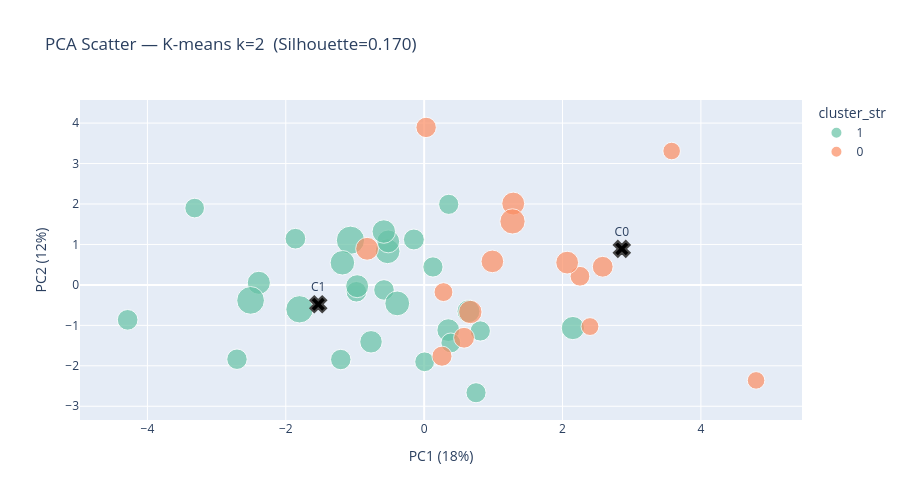

Notebook code for this chart:
### Code cell
# ---- 7.3 PCA Scatter ----
pca_plot = cluster_df[['pc1','pc2','cluster','total_complaints']].copy()
pca_plot['district'] = pca_plot.index
pca_plot['cluster_str'] = pca_plot['cluster'].astype(str)

fig = px.scatter(
    pca_plot, x='pc1', y='pc2',
    color='cluster_str', size='total_complaints', hover_name='district',
    title=f'PCA Scatter — K-means k={K}  (Silhouette={sil_avg:.3f})',
    labels={'pc1':f'PC1 ({pca.explained_variance_ratio_[0]:.0%})',
            'pc2':f'PC2 ({pca.explained_variance_ratio_[1]:.0%})'},
    color_discrete_sequence=px.colors.qualitative.Set2,
)
centroids_pca = pca.transform(kmeans.cluster_centers_)
for k, (cx, cy) in enumerate(centroids_pca):
    fig.add_scatter(x=[cx], y=[cy], mode='markers+text',
        marker=dict(symbol='x', size=14, color='black', line_width=2),
        text=[f'C{k}'], textposition='top center', showlegend=False)
fig.update_layout(height=500)
fig.show()

### Figure 1 — Plotly figure (JSON) as saved in the notebook; plotly's stock layout.template omitted (floating-point values rounded to 4 significant figures)
{"data": [{"hovertemplate": "<b>%{hovertext}</b><br><br>cluster_str=1<br>PC1 (18%)=%{x}<br>PC2 (12%)=%{y}<br>total_complaints=%{marker.size}<extra></extra>", "hovertext": ["คลองสาน", "คันนายาว", "จตุจักร", "จอมทอง", "ดอนเมือง", "ดินแดง", "บางกอกน้อย", "บางกอกใหญ่", "บางขุนเทียน", "บางซื่อ", "บางเขน", "บึงกุ่ม-รามคำแหง", "ปทุมวัน", "ประเวศ", "ป้อมปราบศัตรูพ่าย", "พญาไท", "พระนคร", "พระโขนง", "ภาษีเจริญ", "มีนบุรี", "ยานนาวา", "ราชเทวี", "ราษฎร์บูรณะ", "ลาดกระบัง", "ลาดพร้าว", "สัมพันธวงศ์", "หนองแขม", "ห้วยขวาง"], "legendgroup": "1", "marker": {"color": "rgb(102,194,165)", "size": [624, 608, 1191, 918, 623, 898, 771, 612, 639, 632, 584, 632, 780, 824, 590, 787, 783, 604, 754, 577, 635, 806, 917, 612, 1114, 651, 796, 1144], "sizemode": "area", "sizeref": 2.978, "symbol": "circle"}, "mode": "markers", "name": "1", "orientation": "v", "showlegend": true, "type": "scatter", "x": [-2.705, 0.3553, -1.065, -0.5285, -1.205, -1.182, 0.3488, 0.8113, -1.861, -0.5806, 0.007066, -0.9794, -0.519, -0.5832, 0.3857, -0.9683, 0.6409, 0.75, -0.7678, -3.317, -4.286, 2.149, -0.3888, 0.127, -1.801, -0.1485, -2.39, -2.509], "xaxis": "x", "y": [-1.837, 1.992, 1.105, 0.8318, -1.845, 0.5476, -1.118, -1.139, 1.142, -0.1242, -1.9, -0.1703, 1.075, 1.32, -1.434, -0.03232, -0.6518, -2.666, -1.407, 1.9, -0.8637, -1.066, -0.4571, 0.4438, -0.603, 1.123, 0.05198, -0.3828], "yaxis": "y"}, {"hovertemplate": "<b>%{hovertext}</b><br><br>cluster_str=0<br>PC1 (18%)=%{x}<br>PC2 (12%)=%{y}<br>total_complaints=%{marker.size}<extra></extra>", "hovertext": ["ตลิ่งชัน", "ทวีวัฒนา", "ธนบุรี", "บางนา", "บางบอน", "บางรัก", "บางแค", "บึงกุ่ม", "พระโขนงเหนือ", "วังทองหลาง", "สวนหลวง", "สะพานสูง", "สาทร", "สายไหม", "หนองจอก"], "legendgroup": "0", "marker": {"color": "rgb(252,141,98)", "size": [781, 584, 647, 620, 461, 815, 773, 780, 476, 764, 647, 604, 950, 532, 460], "sizemode": "area", "sizeref": 2.978, "symbol": "circle"}, "mode": "markers", "name": "0", "orientation": "v", "showlegend": true, "type": "scatter", "x": [1.288, 2.252, 2.581, 0.02854, 3.577, 0.6675, 2.067, -0.8243, 2.397, 0.986, 0.5768, 0.2577, 1.277, 0.2793, 4.798], "xaxis": "x", "y": [2.011, 0.2138, 0.4487, 3.894, 3.31, -0.6695, 0.5512, 0.893, -1.03, 0.5814, -1.306, -1.762, 1.57, -0.1778, -2.361], "yaxis": "y"}, {"marker": {"color": "black", "line": {"width": 2}, "size": 14, "symbol": "x"}, "mode": "markers+text", "showlegend": false, "text": ["C0"], "textposition": "top center", "type": "scatter", "x": [2.857], "y": [0.8908]}, {"marker": {"color": "black", "line": {"width": 2}, "size": 14, "symbol": "x"}, "mode": "markers+text", "showlegend": false, "text": ["C1"], "textposition": "top center", "type": "scatter", "x": [-1.53], "y": [-0.4772]}], "layout": {"height": 500, "legend": {"itemsizing": "constant", "title": {"text": "cluster_str"}, "tracegroupgap": 0}, "title": {"text": "PCA Scatter — K-means k=2  (Silhouette=0.170)"}, "xaxis": {"anchor": "y", "domain": [0, 1], "title": {"text": "PC1 (18%)"}}, "yaxis": {"anchor": "x", "domain": [0, 1], "title": {"text": "PC2 (12%)"}}}}
